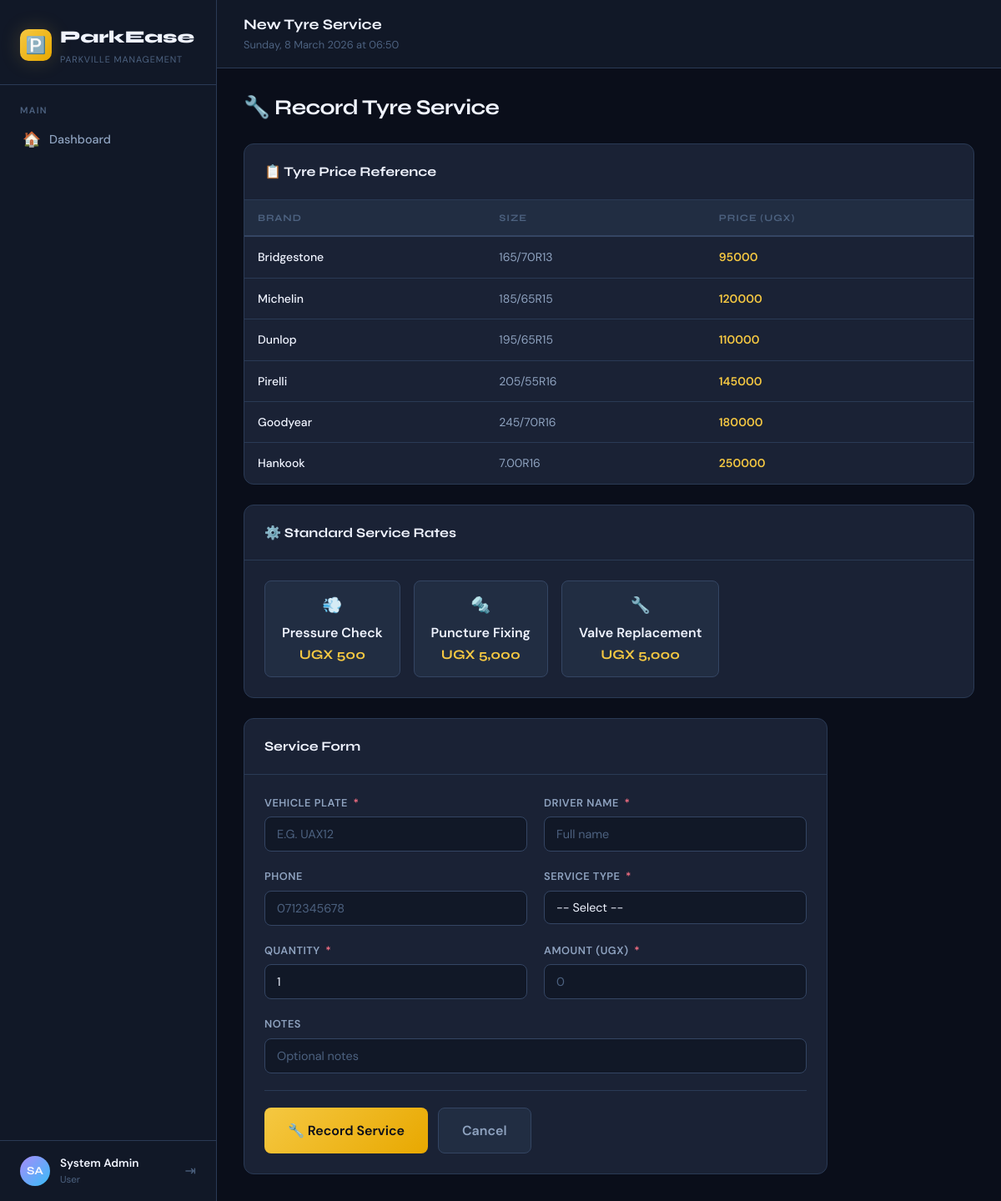
Page /tyre/service/ (signed in) on the committed database.
### core/models.py (models this page shows, shortened)
class TyrePrice(models.Model):
    size = models.CharField(max_length=50)
    brand = models.CharField(max_length=100)
    price = models.DecimalField(max_digits=10, decimal_places=2)
    set_by = models.ForeignKey(User, on_delete=models.SET_NULL, null=True)
    updated_at = models.DateTimeField(auto_now=True)

### core/views.py (the view, shortened to what this page needs)
# urls.py: path('tyre/service/', views.tyre_service, name='tyre_service'),
@login_required
def tyre_service(request):
    role = getattr(getattr(request.user, 'profile', None), 'role', 'admin')
    if role not in ['tyre_manager', 'admin']:
        messages.error(request, 'You do not have permission to record tyre services.')
        return redirect('tyre_dashboard')
    prices = TyrePrice.objects.all()
    form = TyreServiceForm()
    return render(request, 'core/tyre_service.html', {'form': form, 'prices': prices})

### core/forms.py
class TyreServiceForm(forms.ModelForm):
    vehicle_plate = forms.CharField(validators=[validate_plate])
    driver_name = forms.CharField(validators=[validate_name])
    phone = forms.CharField(required=False, validators=[validate_ugandan_phone])
    class Meta:
        model = TyreServiceTransaction
        fields = ['vehicle_plate', 'driver_name', 'phone', 'service_type',
                  'tyre_size', 'tyre_brand', 'quantity', 'amount', 'notes']
        widgets = {
            'service_type': forms.Select(attrs={'class': 'form-select'}),
        }

### core/templates/core/tyre_service.html (shortened to what this page needs)
{% extends 'core/base.html' %}
{% block page_title %}New Tyre Service{% endblock %}
{% block content %}
<div class="page-header">
  <h1 class="page-title">🔧 Record Tyre Service</h1>
</div>
{% if prices %}
<div class="card" style="margin-bottom:24px;">
  <div class="card-header"><span class="card-title">📋 Tyre Price Reference</span></div>
  <div class="table-wrap">
    <table>
      <thead><tr><th>Brand</th><th>Size</th><th>Price (UGX)</th></tr></thead>
      <tbody>
        {% for p in prices %}
        <tr>
          <td class="td-primary">{{ p.brand }}</td>
          <td>{{ p.size }}</td>
          <td style="color:var(--gold);font-weight:600;">{{ p.price|floatformat:0 }}</td>
        </tr>
        {% endfor %}
      </tbody>
    </table>
  </div>
</div>
{% endif %}
<div class="card" style="margin-bottom:24px;">
  <div class="card-header"><span class="card-title">⚙️ Standard Service Rates</span></div>
  <div class="card-body" style="display:flex;gap:16px;flex-wrap:wrap;">
    <div style="background:var(--surface-2);border:1px solid var(--border-light);border-radius:8px;padding:14px 20px;text-align:center;">
      <div style="font-size:1.2rem;margin-bottom:4px;">💨</div>
      <div style="font-weight:600;color:var(--text-primary);">Pressure Check</div>
      <div style="color:var(--gold);font-family:'Syne',sans-serif;font-weight:700;">UGX 500</div>
    </div>
    <div style="background:var(--surface-2);border:1px solid var(--border-light);border-radius:8px;padding:14px 20px;text-align:center;">
      <div style="font-size:1.2rem;margin-bottom:4px;">🔩</div>
      <div style="font-weight:600;color:var(--text-primary);">Puncture Fixing</div>
      <div style="color:var(--gold);font-family:'Syne',sans-serif;font-weight:700;">UGX 5,000</div>
    </div>
    <div style="background:var(--surface-2);border:1px solid var(--border-light);border-radius:8px;padding:14px 20px;text-align:center;">
      <div style="font-size:1.2rem;margin-bottom:4px;">🔧</div>
      <div style="font-weight:600;color:var(--text-primary);">Valve Replacement</div>
      <div style="color:var(--gold);font-family:'Syne',sans-serif;font-weight:700;">UGX 5,000</div>
    </div>
  </div>
</div>
<div class="card" style="max-width:700px;">
  <div class="card-header"><span class="card-title">Service Form</span></div>
  <div class="card-body">
    <form method="post" novalidate>
      <div class="form-grid">
        <div class="form-group">
          <label class="form-label">Vehicle Plate <span class="required">*</span></label>
          <input type="text" name="vehicle_plate" class="form-control" placeholder="e.g. UAX12"
                 value="{{ form.vehicle_plate.value|default:'' }}" style="text-transform:uppercase;">
        </div>
        <div class="form-group">
          <label class="form-label">Driver Name <span class="required">*</span></label>
          <input type="text" name="driver_name" class="form-control" placeholder="Full name"
                 value="{{ form.driver_name.value|default:'' }}">
        </div>
        <div class="form-group">
          <label class="form-label">Phone</label>
          <input type="text" name="phone" class="form-control" placeholder="0712345678"
                 value="{{ form.phone.value|default:'' }}">
        </div>
        <div class="form-group">
          <label class="form-label">Service Type <span class="required">*</span></label>
          <select name="service_type" class="form-select" id="service-type">
            <option value="">-- Select --</option>
          </select>
        </div>
        <div class="form-group">
          <label class="form-label">Quantity <span class="required">*</span></label>
          <input type="number" name="quantity" class="form-control" placeholder="1" min="1"
                 value="{{ form.quantity.value|default:'1' }}">
        </div>
        <div class="form-group">
          <label class="form-label">Amount (UGX) <span class="required">*</span></label>
          <input type="number" name="amount" class="form-control" placeholder="0" id="amount-field"
                 value="{{ form.amount.value|default:'' }}">
        </div>
        <div class="form-group" style="grid-column:1/-1;">
          <label class="form-label">Notes</label>
          <input type="text" name="notes" class="form-control" placeholder="Optional notes"
                 value="{{ form.notes.value|default:'' }}">
        </div>
      </div>
      <hr class="divider">
      <div style="display:flex;gap:12px;">
        <button type="submit" class="btn btn-primary btn-lg">🔧 Record Service</button>
        <a href="{% url 'tyre_dashboard' %}" class="btn btn-secondary btn-lg">Cancel</a>
      </div>
    </form>
  </div>
</div>
{% endblock %}

### core/templates/core/base.html (shortened to what this page needs)
<!DOCTYPE html>
<html lang="en">
<head>
  {% load static %}
  <link rel="stylesheet" href="{% static 'css/style.css' %}">
</head>
<body>
<div class="app-wrapper">
  <aside class="sidebar" id="sidebar">
    <div class="sidebar-logo">
      <a class="logo-mark" href="{% url 'dashboard' %}">
        <div class="logo-icon">🅿️</div>
        <div>
          <span class="logo-text">ParkEase</span>
          <span class="logo-sub">Parkville Management</span>
        </div>
      </a>
    </div>
    <nav class="sidebar-nav">
      <span class="nav-section-label">Main</span>
      <a href="{% url 'dashboard' %}" class="nav-link {% if request.resolver_match.url_name == 'dashboard' %}active{% endif %}">
        <span class="nav-icon">🏠</span> Dashboard
      </a>
    </nav>
    <div class="sidebar-user">
      <div class="user-avatar">{{ request.user.first_name|first|upper }}{{ request.user.last_name|first|upper }}</div>
      <div class="user-info">
        <div class="user-name">{{ request.user.get_full_name|default:request.user.username }}</div>
        <div class="user-role">{{ request.user.profile.get_role_display|default:"User" }}</div>
      </div>
      <a href="{% url 'logout' %}" class="logout-btn" title="Logout">⇥</a>
    </div>
  </aside>
  <div class="main-content">
    <header class="topbar">
      <div>
        <div class="topbar-title">{% block page_title %}ParkEase{% endblock %}</div>
        <div class="topbar-meta" id="clock"></div>
      </div>
    </header>
    <div class="page-body fade-in">
      {% block content %}{% endblock %}
    </div>
  </div>
</div>
</body>
</html>

### rows in the picture
TyrePrice: brand "Bridgestone", size "165/70R13", price "95000"
TyrePrice: brand "Michelin", size "185/65R15", price "120000"
TyrePrice: brand "Dunlop", size "195/65R15", price "110000"
TyrePrice: brand "Pirelli", size "205/55R16", price "145000"
TyrePrice: brand "Goodyear", size "245/70R16", price "180000"
TyrePrice: brand "Hankook", size "7.00R16", price "250000"

### other values in the picture
{{ request.user.first_name|first|upper }} "S"
{{ request.user.last_name|first|upper }} "A"
{{ request.user.get_full_name|default:request.user.username }} "System Admin"
{{ request.user.profile.get_role_display|default:"User" }} "User"
